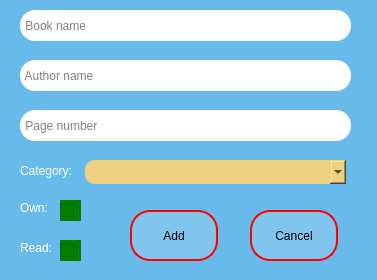
<?xml version="1.0" encoding="UTF-8"?>
<ui version="4.0">
 <class>ADD_BOOK</class>
 <widget class="QWidget" name="ADD_BOOK">
  <property name="geometry">
   <rect>
    <x>0</x>
    <y>0</y>
    <width>377</width>
    <height>280</height>
   </rect>
  </property>
  <property name="windowTitle">
   <string>Form</string>
  </property>
  <property name="styleSheet">
   <string notr="true">background:#67baea;</string>
  </property>
  <widget class="QLineEdit" name="book_name">
   <property name="geometry">
    <rect>
     <x>20</x>
     <y>10</y>
     <width>331</width>
     <height>31</height>
    </rect>
   </property>
   <property name="styleSheet">
    <string notr="true">background:white;
border-radius:15px;</string>
   </property>
   <property name="placeholderText">
    <string> Book name</string>
   </property>
  </widget>
  <widget class="QLineEdit" name="author_name">
   <property name="geometry">
    <rect>
     <x>20</x>
     <y>60</y>
     <width>331</width>
     <height>31</height>
    </rect>
   </property>
   <property name="styleSheet">
    <string notr="true">background:white;
border-radius:15px;</string>
   </property>
   <property name="placeholderText">
    <string> Author name</string>
   </property>
  </widget>
  <widget class="QLineEdit" name="page_number">
   <property name="geometry">
    <rect>
     <x>20</x>
     <y>110</y>
     <width>331</width>
     <height>31</height>
    </rect>
   </property>
   <property name="styleSheet">
    <string notr="true">background:white;
border-radius:15px;</string>
   </property>
   <property name="placeholderText">
    <string> Page number</string>
   </property>
  </widget>
  <widget class="QLabel" name="label">
   <property name="geometry">
    <rect>
     <x>20</x>
     <y>163</y>
     <width>61</width>
     <height>16</height>
    </rect>
   </property>
   <property name="styleSheet">
    <string notr="true">color:white;</string>
   </property>
   <property name="text">
    <string>Category:</string>
   </property>
  </widget>
  <widget class="QComboBox" name="category">
   <property name="geometry">
    <rect>
     <x>85</x>
     <y>160</y>
     <width>261</width>
     <height>24</height>
    </rect>
   </property>
   <property name="styleSheet">
    <string notr="true">background:#edd080;
border-radius:10px;</string>
   </property>
  </widget>
  <widget class="QLabel" name="label_2">
   <property name="geometry">
    <rect>
     <x>20</x>
     <y>200</y>
     <width>41</width>
     <height>16</height>
    </rect>
   </property>
   <property name="styleSheet">
    <string notr="true">color:white;</string>
   </property>
   <property name="text">
    <string>Own:</string>
   </property>
  </widget>
  <widget class="QLabel" name="label_3">
   <property name="geometry">
    <rect>
     <x>20</x>
     <y>240</y>
     <width>41</width>
     <height>16</height>
    </rect>
   </property>
   <property name="styleSheet">
    <string notr="true">color:white;</string>
   </property>
   <property name="text">
    <string>Read:</string>
   </property>
  </widget>
  <widget class="QCheckBox" name="own">
   <property name="geometry">
    <rect>
     <x>60</x>
     <y>200</y>
     <width>21</width>
     <height>21</height>
    </rect>
   </property>
   <property name="styleSheet">
    <string notr="true">background:green;</string>
   </property>
   <property name="text">
    <string/>
   </property>
  </widget>
  <widget class="QCheckBox" name="read">
   <property name="geometry">
    <rect>
     <x>60</x>
     <y>240</y>
     <width>21</width>
     <height>21</height>
    </rect>
   </property>
   <property name="styleSheet">
    <string notr="true">background:green;</string>
   </property>
   <property name="text">
    <string/>
   </property>
  </widget>
  <widget class="QPushButton" name="add_but">
   <property name="geometry">
    <rect>
     <x>130</x>
     <y>210</y>
     <width>88</width>
     <height>51</height>
    </rect>
   </property>
   <property name="styleSheet">
    <string notr="true">background:#80c5ed;
border-radius:20px;
border:2px solid red;</string>
   </property>
   <property name="text">
    <string>Add</string>
   </property>
  </widget>
  <widget class="QPushButton" name="cancel_but">
   <property name="geometry">
    <rect>
     <x>250</x>
     <y>210</y>
     <width>88</width>
     <height>51</height>
    </rect>
   </property>
   <property name="styleSheet">
    <string notr="true">background:#80c5ed;
border-radius:20px;
border:2px solid red;</string>
   </property>
   <property name="text">
    <string>Cancel</string>
   </property>
  </widget>
 </widget>
 <resources/>
 <connections/>
</ui>
